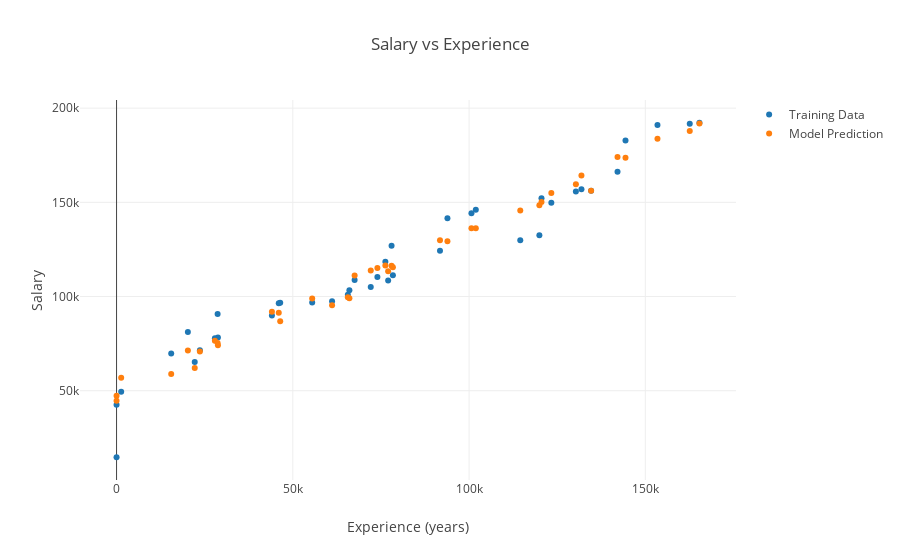

Notebook source saved alongside this figure:
### Code cell
plot1 = go.Scatter(
    x = X_train['R&D Spend'].values,
    y = y_train.values,
    name='Training Data',
    mode='markers'
)

plot2 = go.Scatter(
    x = X_train['R&D Spend'].values,
    y = regressor.predict(X_train.values),
    name='Model Prediction',
    connectgaps=True,
    mode='markers'
)

fig = dict(data=[plot1, plot2], layout=dict(
    title='Salary vs Experience',
    xaxis=dict(title='Experience (years)'),
    yaxis=dict(title='Salary')))
iplot(fig)
